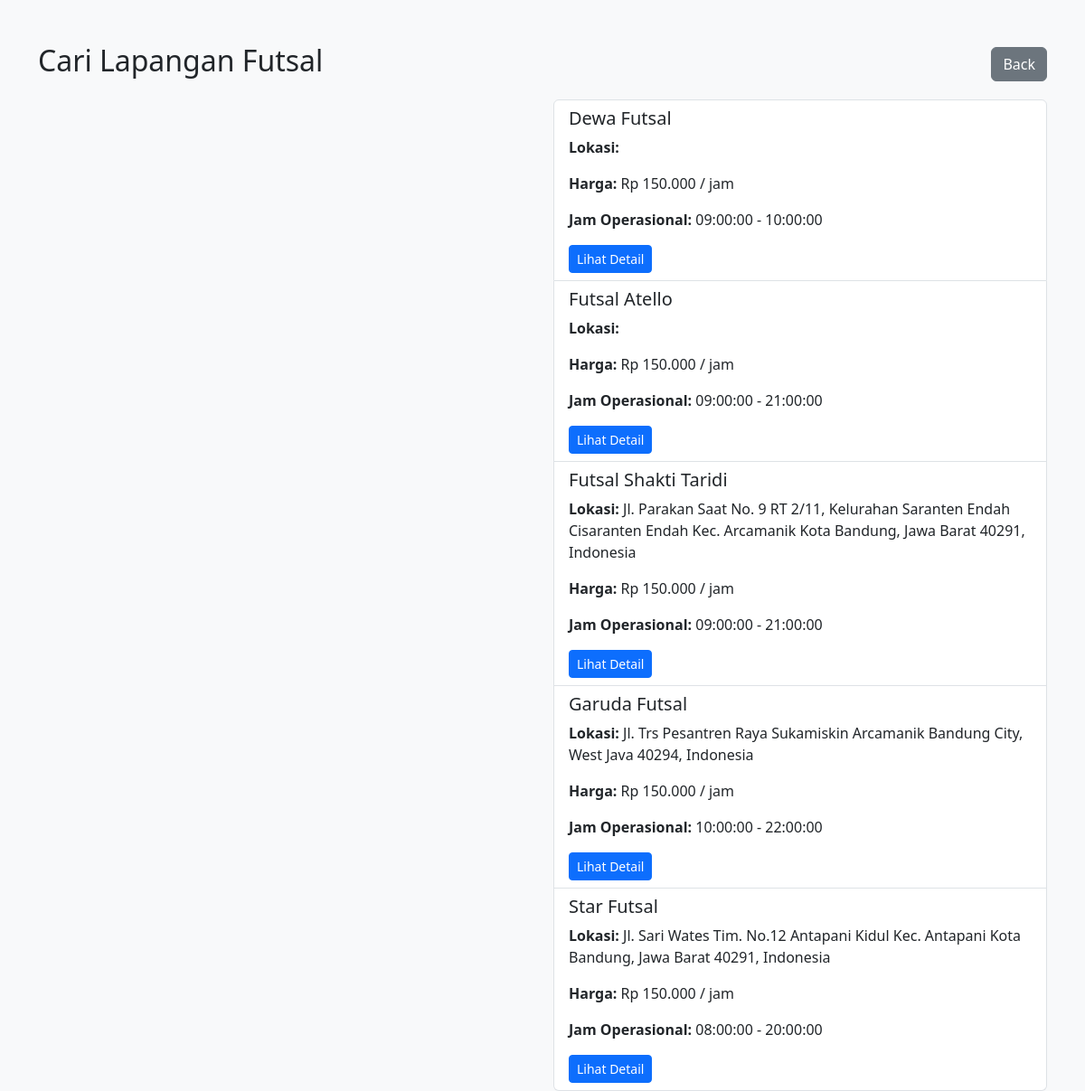
/ptifutsal/user/cari_lapangan.php, run on the app's committed database.
### tables this page shows
CREATE TABLE `lapangan` (
  `id` int(11) NOT NULL,
  `nama` varchar(100) NOT NULL,
  `lokasi` text NOT NULL,
  `harga_per_jam` decimal(10,2) NOT NULL,
  `latitude` decimal(10,8) NOT NULL,
  `longitude` decimal(11,8) NOT NULL,
  `created_at` timestamp NOT NULL DEFAULT current_timestamp(),
  `jam_mulai` time NOT NULL,
  `jam_selesai` time NOT NULL
);

### ptifutsal/user/cari_lapangan.php (the view, shortened to what this page needs)
<?php
require_once '../config/database.php';
$query = "SELECT * FROM lapangan";
$result = $conn->query($query);
$lapangan_list = [];
while ($row = $result->fetch_assoc()) {
    $lapangan_list[] = $row;
}
?>
<!DOCTYPE html>
<html lang="id">
<head>
    <link rel="stylesheet" href="../assets/css/style.css">
    <link href="https://cdn.jsdelivr.net/npm/bootstrap@5.3.0/dist/css/bootstrap.min.css" rel="stylesheet">
</head>
<body class="bg-light">
<div class="container mt-5">
    <div class="d-flex justify-content-between align-items-center mb-3">
        <h2 class="text-center">Cari Lapangan Futsal</h2>
        <a href="http://localhost/ptifutsal/user/dashboard.php" class="btn btn-secondary">Back</a>
    </div>
    <div class="row">
        <div class="col-md-6">
            <div id="map" style="width: 100%; height: 400px;"></div>
        </div>
        <div class="col-md-6">
            <ul class="list-group">
                <?php if (count($lapangan_list) > 0): ?>
                    <?php foreach ($lapangan_list as $lapangan): ?>
                        <li class="list-group-item">
                            <h5><?php echo htmlspecialchars($lapangan['nama']); ?></h5>
                            <p><strong>Lokasi:</strong> <?php echo htmlspecialchars($lapangan['lokasi']); ?></p>
                            <p><strong>Harga:</strong> Rp <?php echo number_format($lapangan['harga_per_jam'], 0, ',', '.'); ?> / jam</p>
                            <p><strong>Jam Operasional:</strong> <?php echo htmlspecialchars($lapangan['jam_mulai']); ?> - <?php echo htmlspecialchars($lapangan['jam_selesai']); ?></p>
                            <a href="detail_lapangan.php?id=<?php echo $lapangan['id']; ?>" class="btn btn-primary btn-sm">Lihat Detail</a>
                        </li>
                    <?php endforeach; ?>
                <?php else: ?>
                    <li class="list-group-item text-center">Belum ada lapangan tersedia.</li>
                <?php endif; ?>
            </ul>
        </div>
    </div>
</div>
</body>
</html>

### data on the page
lapangan: nama "Dewa Futsal", harga_per_jam "150.000", jam_mulai "09:00:00", jam_selesai "10:00:00"
lapangan: nama "Futsal Atello", harga_per_jam "150.000", jam_mulai "09:00:00", jam_selesai "21:00:00"
lapangan: nama "Futsal Shakti Taridi", lokasi "Jl. Parakan Saat No. 9 RT 2/11, Kelurahan Saranten Endah Cisaranten Endah Kec. Arcamanik Kota Bandung, Jawa Barat 40291, Indonesia", harga_per_jam "150.000", jam_mulai "09:00:00", jam_selesai "21:00:00"
lapangan: nama "Garuda Futsal", lokasi "Jl. Trs Pesantren Raya Sukamiskin Arcamanik Bandung City, West Java 40294, Indonesia", harga_per_jam "150.000", jam_mulai "10:00:00", jam_selesai "22:00:00"
lapangan: nama "Star Futsal", lokasi "Jl. Sari Wates Tim. No.12 Antapani Kidul Kec. Antapani Kota Bandung, Jawa Barat 40291, Indonesia", harga_per_jam "150.000", jam_mulai "08:00:00", jam_selesai "20:00:00"
